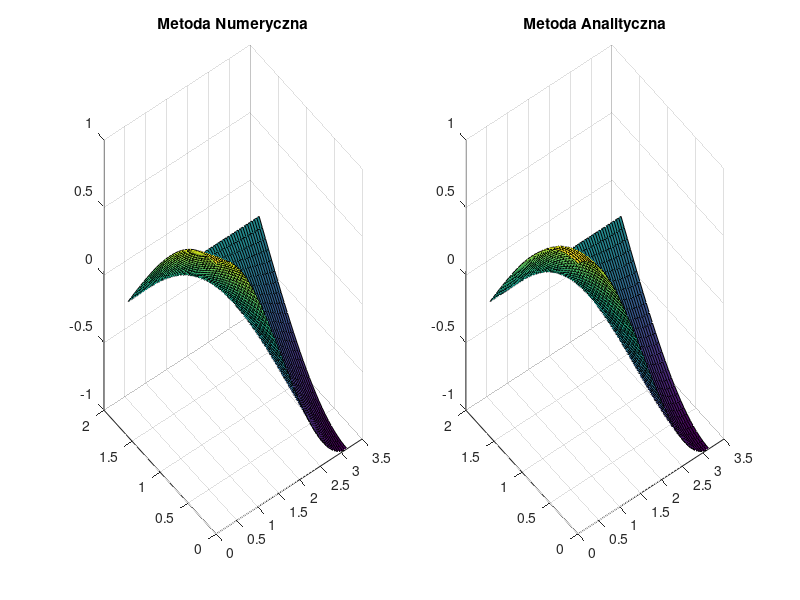

This chart was generated by the following MATLAB code:
%metoda Younga
clc
clear all
tic

%funkcja
F = @(x,y) -cos(x+y)-cos(x-y);

%rozwi�zanie analityczne
G = @(x,y) cos(x).*cos(y);

%przedzia� omega
xa=0;
xb=pi;
yc=0;
yd=pi/2;

%warunki brzegowe
war1 = @(x) cos(x);
war2 = @(y) -cos(y);
war3 = @(x) 0;
war4 = @(y) cos(y);

%siatka
n=55;
m=(yd-yc)/(xb-xa)*(n+1)-1;
lambda = 0.25*(cos(pi/n)+cos(pi/m))^2;
omega = 1+(lambda/(1+sqrt(1-lambda))^2);

h=(xb-xa)/(n-1);
x=linspace(xa,xb,n+2);
y=linspace(yc,yd,m+2);

tol=1e-4; 
error = 10; 
licznik=0; 

%tworzenie macierzy
M0=zeros(m,n)+1;
M1(1:n+2) = war1(x);
M2(1:m) = war2(y(2:length(y)-1));
M3(1:n+2) = war3(x);
M4(1:m) = war4(y(2:length(y)-1));

M0=[M4', M0, M2'];
M0=[M1;M0;M3];
M=M0;

for i=1:m+2
    for j=1:n+2
        g(i,j) = G(x(j),y(i));
    end
end

while error>tol
    for i=2:m+1
        for j=2:n+1
            M(i,j) =0.25*omega*(M(i+1,j)+M(i-1,j)+M(i,j+1)+M(i,j-1))+(1-omega)*M(i,j)-0.25*h^2*F(x(j),y(i));
        end
    end

    error=max(max(abs(M0-M)));
    M0=M;
    licznik = licznik+1;
    
end

%wykresy
[X,Y] = meshgrid(x,y);
subplot(1,2,1)
surf(X,Y,M0)
title('Metoda Numeryczna')
subplot(1,2,2)
surf(X,Y,(G(X,Y)))
title('Metoda Analityczna')

licznik
toc
